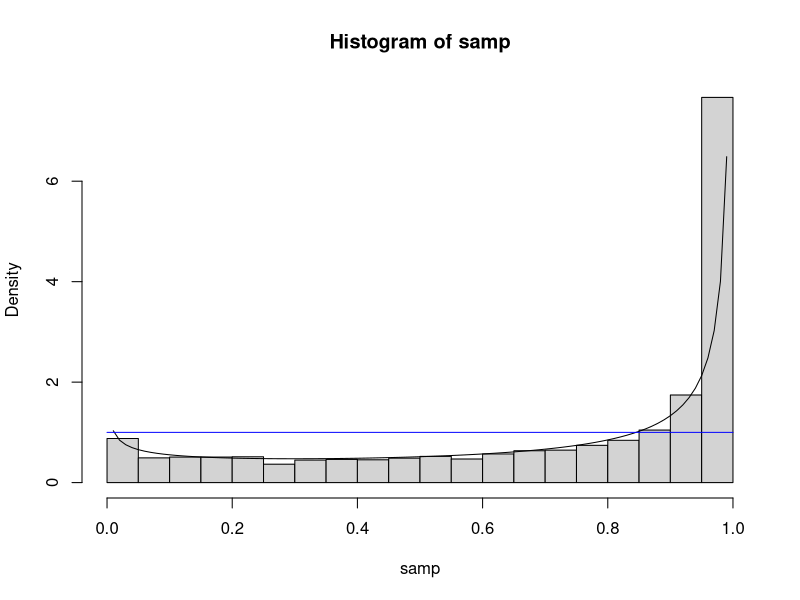
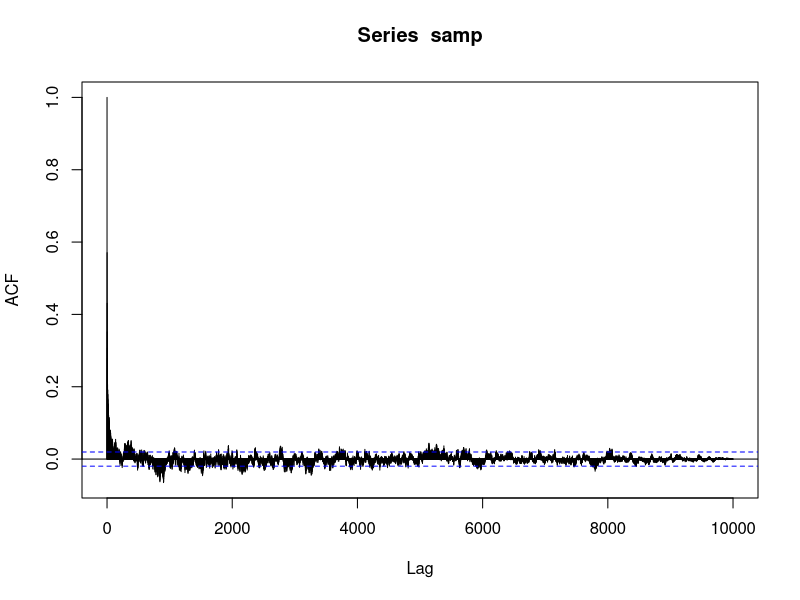

Write R code to recreate these figures, in order. (Note: this script raises an error after producing the figures.)
## ---- chunk 1
MetropolisGastings <- function(n, pi_0, P, prob_g, gen_g){
  samp <- pi_0(1)
  x_t <- samp
  alpha <- runif(n - 1)
  
  for (i in 1:(n - 1)){
    x <- gen_g(1, x_t)
    A <- min(1, P(x) * prob_g(x_t, x) / (P(x_t) * prob_g(x, x_t)))
    
    if (is.nan(A) | alpha[i] > A){
      samp <- c(samp, x_t)
    }else{
      samp <- c(samp, x)
      x_t <- x
    }
  }
  
  samp
}
## ---- chunk 2
set.seed(123)
alpha <- 0.7
beta <- 0.3
alpha_0 <- 1
beta_0 <- 1
n <- 10000
burn <- 0.2
thinning <- 5
## ---- chunk 3
prob_modeling_func <- function(x, ...){
  arg = list(...)
  dbeta(x, arg[[1]], arg[[2]])
}
## ---- chunk 4
samp <- MetropolisGastings(n = n, pi_0 = runif, P = function(x) prob_modeling_func(x, alpha, beta), prob_g = function(x, y) dbeta(x, alpha_0, beta_0), gen_g = function(n, x) rbeta(n, alpha_0, beta_0))
## ---- chunk 5
hist.default(samp, probability = TRUE, breaks = seq(0, 1, 0.05))
lines(x = seq(0, 1, 0.01), y = prob_modeling_func(seq(0, 1, 0.01), alpha, beta))
lines(x = seq(0, 1, 0.01), y = dbeta(seq(0, 1, 0.01), alpha_0, beta_0), col = "blue")
## ---- chunk 6
acf(samp, lag.max = length(samp))
## ---- chunk 7
adf.test(samp)
## ---- chunk 8
samp.burn <- samp[seq(1, n, thinning)]
samp.burn <- samp.burn[floor(burn * length(samp.burn)):length(samp.burn)]
## ---- chunk 9
hist.default(samp.burn, probability = TRUE, breaks = seq(0, 1, 0.05))
lines(x = seq(0, 1, 0.01), y = prob_modeling_func(seq(0, 1, 0.01), alpha, beta))
lines(x = seq(0, 1, 0.01), y = dbeta(seq(0, 1, 0.01), alpha_0, beta_0), col = "blue")
## ---- chunk 10
acf(samp.burn, lag.max = length(samp.burn))
## ---- chunk 11
adf.test(samp.burn)
## ---- chunk 12
plot(1:length(samp), y = samp, type = "l")
## ---- chunk 13
alpha_1 <- 2
beta_1 <- 2
samp.1 <- MetropolisGastings(n = n, pi_0 = runif, P = function(x) prob_modeling_func(x, alpha, beta), prob_g = function(x, y) dbeta(x, alpha_1, beta_1), gen_g = function(n, x) rbeta(n, alpha_1, beta_1))
hist.default(samp.1, probability = TRUE, breaks = seq(0, 1, 0.05))
lines(x = seq(0, 1, 0.01), y = prob_modeling_func(seq(0, 1, 0.01), alpha, beta))
lines(x = seq(0, 1, 0.01), y = dbeta(seq(0, 1, 0.01), alpha_1, beta_1), col = "blue")
## ---- chunk 14
alpha_2 <- 5
beta_2 <- 1
samp.2 <- MetropolisGastings(n = n, pi_0 = runif, P = function(x) prob_modeling_func(x, alpha, beta), prob_g = function(x, y) dbeta(x, alpha_2, beta_2), gen_g = function(n, x) rbeta(n, alpha_2, beta_2))
hist.default(samp.2, probability = TRUE, breaks = seq(0, 1, 0.05))
lines(x = seq(0, 1, 0.01), y = prob_modeling_func(seq(0, 1, 0.01), alpha, beta))
lines(x = seq(0, 1, 0.01), y = dbeta(seq(0, 1, 0.01), alpha_2, beta_2), col = "blue")
## ---- chunk 15
alpha_3 <- 1
beta_3 <- 5
samp.3 <- MetropolisGastings(n = n, pi_0 = runif, P = function(x) prob_modeling_func(x, alpha, beta), prob_g = function(x, y) dbeta(x, alpha_3, beta_3), gen_g = function(n, x) rbeta(n, alpha_3, beta_3))
hist.default(samp.3, probability = TRUE, breaks = seq(0, 1, 0.05))
lines(x = seq(0, 1, 0.01), y = prob_modeling_func(seq(0, 1, 0.01), alpha, beta))
lines(x = seq(0, 1, 0.01), y = dbeta(seq(0, 1, 0.01), alpha_3, beta_3), col = "blue")
## ---- chunk 16
alpha_4 <- 5
beta_4 <- 2
samp.4 <- MetropolisGastings(n = n, pi_0 = runif, P = function(x) prob_modeling_func(x, alpha, beta), prob_g = function(x, y) dbeta(x, alpha_4, beta_4), gen_g = function(n, x) rbeta(n, alpha_4, beta_4))
hist.default(samp.4, probability = TRUE, breaks = seq(0, 1, 0.05))
lines(x = seq(0, 1, 0.01), y = prob_modeling_func(seq(0, 1, 0.01), alpha, beta))
lines(x = seq(0, 1, 0.01), y = dbeta(seq(0, 1, 0.01), alpha_4, beta_4), col = "blue")
## ---- chunk 17
AcceptanceRate <- function(x){
  res <- 0
  
  for (i in 2:length(x)){
    if (x[i] != x[i - 1]){
      res <- res + 1
    }
  }
  
  res / length(x)
}
## ---- chunk 18
AcceptanceRate(samp)
## ---- chunk 19
prob_new <- sapply(seq(1, 10, 0.2), function(param){
    samp <- MetropolisGastings(n = n, pi_0 = runif, P = function(x) prob_modeling_func(x, alpha, beta), prob_g = function(x, y) dbeta(x, param, param), gen_g = function(n, x) rbeta(n, param, param))
    # samp <- samp[seq(1, n, thinning)]
    # samp <- samp[floor(burn * length(samp)):length(samp)]
    AcceptanceRate(samp)
  })
## ---- chunk 20
plot(x = sapply(seq(1, 10, 0.2), function(param) 1 / (8 * param + 4)), prob_new)
